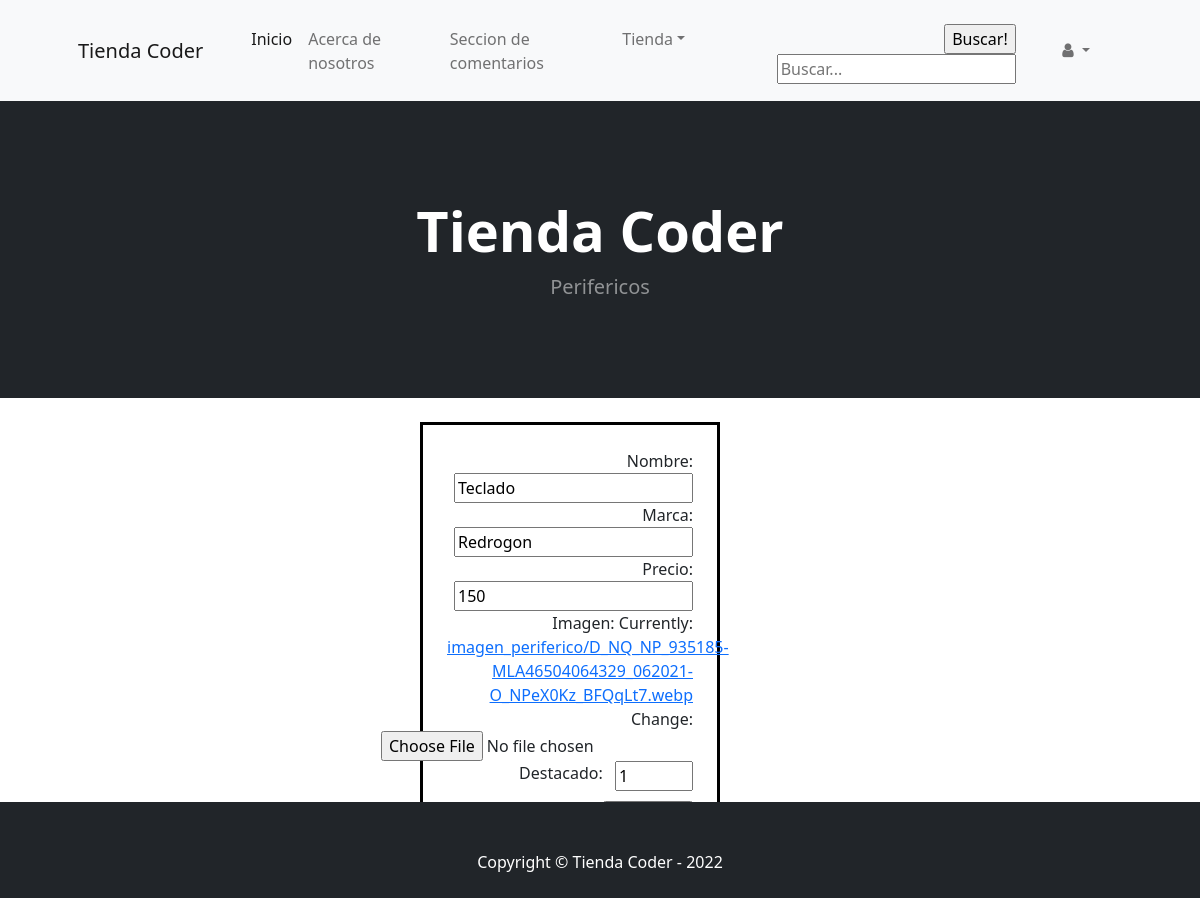
The page /Tienda_Coder/periferico_editar/6/ on the database as committed earlier.
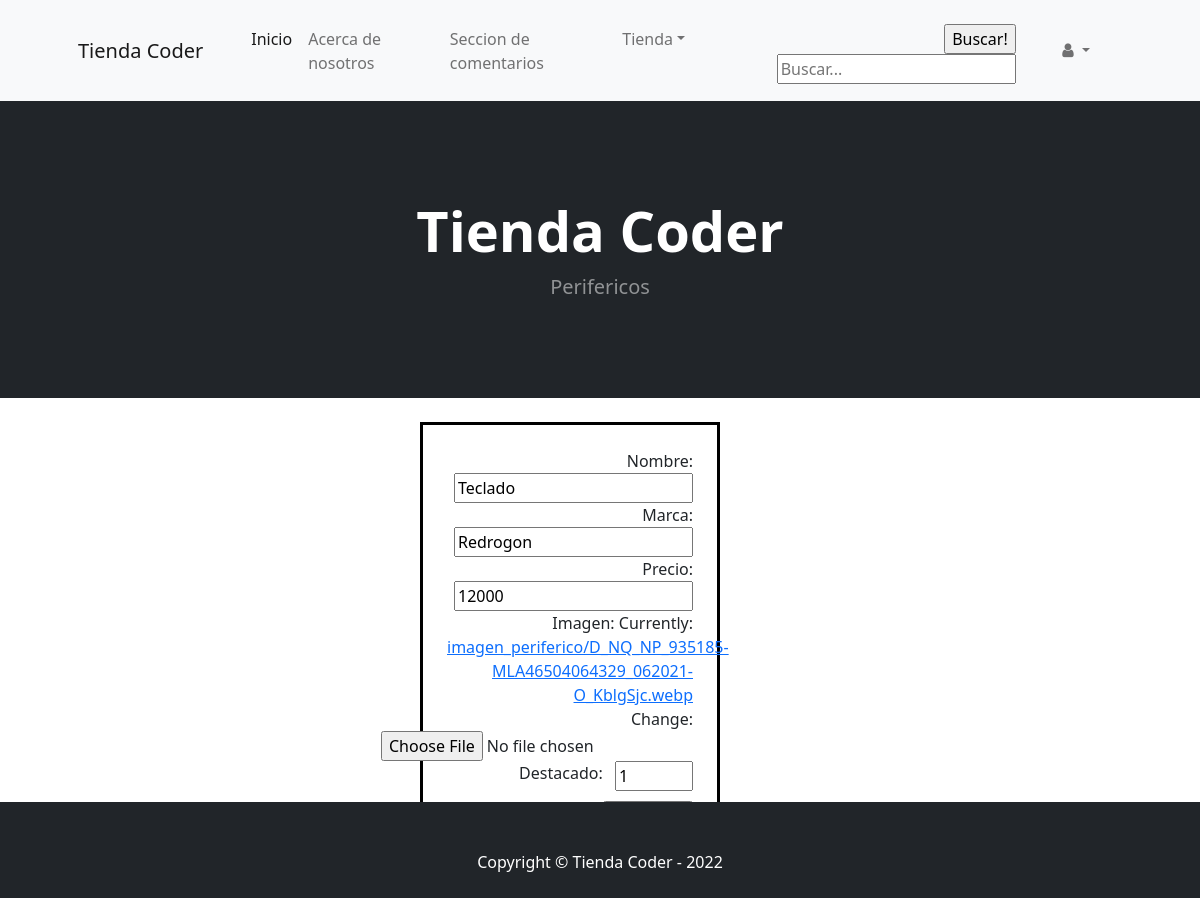
The same page on the database as committed later.
### Tienda_Coder/models.py (models this page shows)
class Perifericos(models.Model):
    nombre = models.CharField(max_length=30)
    marca = models.CharField(max_length=20)
    precio = models.IntegerField()
    imagen = models.ImageField(upload_to='imagen_periferico', null='True', blank='True')
    destacado = models.IntegerField()

### Tienda_Coder/views.py (the view)
# urls.py: path('Tienda_Coder/periferico_editar/<id>/', Editar_Periferico, name='periferico_editar'),
def Editar_Periferico(request, id):
    periferico = Perifericos.objects.get(id=id)
    if request.method == 'POST':
        form = Perifericos_Form(request.POST, request.FILES)
        if form.is_valid():
            data = form.cleaned_data
            periferico.nombre = data['nombre']
            periferico.marca = data['marca']
            periferico.precio = data['precio']
            periferico.imagen = data['imagen']
            periferico.destacado = data['destacado']
            periferico.save()
            return redirect('perifericos')
        else:
            return render(request, 'Tienda_Coder/periferico_editar.html', {'form': form, 'errores': form.errors})
    else:
        form = Perifericos_Form(initial={'nombre': periferico.nombre, 'marca': periferico.marca, 'precio': periferico.precio, 'imagen': periferico.imagen, 'destacado': periferico.destacado})
        return render(request, 'Tienda_Coder/periferico_editar.html', {'form': form, 'errores': ''})

### Tienda_Coder/forms.py
class Perifericos_Form(forms.Form):
    nombre = forms.CharField()
    marca = forms.CharField()
    precio = forms.IntegerField()
    imagen = forms.ImageField()
    destacado = forms.IntegerField(max_value=1, min_value=0)

### Tienda_Coder/templates/Tienda_Coder/periferico_editar.html (shortened to what this page needs)
{% extends 'Tienda_Coder/base.html' %}
{% load static %}
{% block titulo %}
                    <h1 class="display-4 fw-bolder">Tienda Coder</h1>
                    <p class="lead fw-normal text-white-50 mb-0">Perifericos</p>
{% endblock %}
{% block contenido %}
<form method="post" enctype="multipart/form-data">
    <div class="fromularios">
    {{ form.as_p }}
</div>
</form>
{% endblock %}

Rows that differ between the two databases and show on the page:
changed Perifericos "Teclado": precio "150" → "12000"
Other text that changed with them:
text no longer shown: "Nombre: Marca: Precio: Imagen: Currently: imagen_periferico/D_NQ_NP_935185-MLA46504064329_062021-O_NPeX0Kz_BFQqLt7.webp Change: Destacado:"
text now shown: "Nombre: Marca: Precio: Imagen: Currently: imagen_periferico/D_NQ_NP_935185-MLA46504064329_062021-O_KblgSjc.webp Change: Destacado:"
